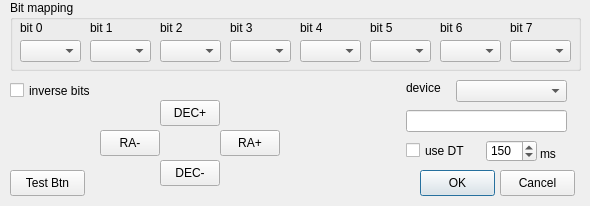
<?xml version="1.0" encoding="UTF-8"?>
<ui version="4.0">
 <class>setup_driverClass</class>
 <widget class="QDialog" name="setup_driverClass">
  <property name="geometry">
   <rect>
    <x>0</x>
    <y>0</y>
    <width>590</width>
    <height>206</height>
   </rect>
  </property>
  <property name="minimumSize">
   <size>
    <width>590</width>
    <height>206</height>
   </size>
  </property>
  <property name="maximumSize">
   <size>
    <width>590</width>
    <height>206</height>
   </size>
  </property>
  <property name="windowTitle">
   <string>setup_driver</string>
  </property>
  <property name="modal">
   <bool>true</bool>
  </property>
  <widget class="QGroupBox" name="bitGroupBox">
   <property name="geometry">
    <rect>
     <x>10</x>
     <y>0</y>
     <width>571</width>
     <height>71</height>
    </rect>
   </property>
   <property name="title">
    <string>Bit mapping</string>
   </property>
   <widget class="QComboBox" name="bitBox0">
    <property name="geometry">
     <rect>
      <x>10</x>
      <y>40</y>
      <width>61</width>
      <height>22</height>
     </rect>
    </property>
   </widget>
   <widget class="QComboBox" name="bitBox5">
    <property name="geometry">
     <rect>
      <x>360</x>
      <y>40</y>
      <width>61</width>
      <height>22</height>
     </rect>
    </property>
   </widget>
   <widget class="QComboBox" name="bitBox4">
    <property name="geometry">
     <rect>
      <x>290</x>
      <y>40</y>
      <width>61</width>
      <height>22</height>
     </rect>
    </property>
   </widget>
   <widget class="QComboBox" name="bitBox2">
    <property name="geometry">
     <rect>
      <x>150</x>
      <y>40</y>
      <width>61</width>
      <height>22</height>
     </rect>
    </property>
   </widget>
   <widget class="QComboBox" name="bitBox6">
    <property name="geometry">
     <rect>
      <x>430</x>
      <y>40</y>
      <width>61</width>
      <height>22</height>
     </rect>
    </property>
   </widget>
   <widget class="QComboBox" name="bitBox7">
    <property name="geometry">
     <rect>
      <x>500</x>
      <y>40</y>
      <width>61</width>
      <height>22</height>
     </rect>
    </property>
   </widget>
   <widget class="QComboBox" name="bitBox1">
    <property name="geometry">
     <rect>
      <x>80</x>
      <y>40</y>
      <width>61</width>
      <height>22</height>
     </rect>
    </property>
   </widget>
   <widget class="QComboBox" name="bitBox3">
    <property name="geometry">
     <rect>
      <x>220</x>
      <y>40</y>
      <width>61</width>
      <height>22</height>
     </rect>
    </property>
   </widget>
   <widget class="QLabel" name="label">
    <property name="geometry">
     <rect>
      <x>10</x>
      <y>20</y>
      <width>31</width>
      <height>16</height>
     </rect>
    </property>
    <property name="text">
     <string>bit 0</string>
    </property>
   </widget>
   <widget class="QLabel" name="label_2">
    <property name="geometry">
     <rect>
      <x>80</x>
      <y>20</y>
      <width>31</width>
      <height>16</height>
     </rect>
    </property>
    <property name="text">
     <string>bit 1</string>
    </property>
   </widget>
   <widget class="QLabel" name="label_3">
    <property name="geometry">
     <rect>
      <x>150</x>
      <y>20</y>
      <width>31</width>
      <height>16</height>
     </rect>
    </property>
    <property name="text">
     <string>bit 2</string>
    </property>
   </widget>
   <widget class="QLabel" name="label_4">
    <property name="geometry">
     <rect>
      <x>220</x>
      <y>20</y>
      <width>31</width>
      <height>16</height>
     </rect>
    </property>
    <property name="text">
     <string>bit 3</string>
    </property>
   </widget>
   <widget class="QLabel" name="label_5">
    <property name="geometry">
     <rect>
      <x>290</x>
      <y>20</y>
      <width>31</width>
      <height>16</height>
     </rect>
    </property>
    <property name="text">
     <string>bit 4</string>
    </property>
   </widget>
   <widget class="QLabel" name="label_6">
    <property name="geometry">
     <rect>
      <x>360</x>
      <y>20</y>
      <width>31</width>
      <height>16</height>
     </rect>
    </property>
    <property name="text">
     <string>bit 5</string>
    </property>
   </widget>
   <widget class="QLabel" name="label_7">
    <property name="geometry">
     <rect>
      <x>430</x>
      <y>20</y>
      <width>31</width>
      <height>16</height>
     </rect>
    </property>
    <property name="text">
     <string>bit 6</string>
    </property>
   </widget>
   <widget class="QLabel" name="label_8">
    <property name="geometry">
     <rect>
      <x>500</x>
      <y>20</y>
      <width>31</width>
      <height>16</height>
     </rect>
    </property>
    <property name="text">
     <string>bit 7</string>
    </property>
   </widget>
  </widget>
  <widget class="QCheckBox" name="inverseBits">
   <property name="geometry">
    <rect>
     <x>10</x>
     <y>80</y>
     <width>91</width>
     <height>21</height>
    </rect>
   </property>
   <property name="text">
    <string>inverse bits</string>
   </property>
  </widget>
  <widget class="QPushButton" name="DEC_INC_Button">
   <property name="geometry">
    <rect>
     <x>160</x>
     <y>100</y>
     <width>60</width>
     <height>26</height>
    </rect>
   </property>
   <property name="focusPolicy">
    <enum>Qt::NoFocus</enum>
   </property>
   <property name="text">
    <string>DEC+</string>
   </property>
   <property name="flat">
    <bool>false</bool>
   </property>
  </widget>
  <widget class="QPushButton" name="RA_INC_Button">
   <property name="geometry">
    <rect>
     <x>220</x>
     <y>130</y>
     <width>60</width>
     <height>26</height>
    </rect>
   </property>
   <property name="focusPolicy">
    <enum>Qt::NoFocus</enum>
   </property>
   <property name="text">
    <string>RA+</string>
   </property>
  </widget>
  <widget class="QPushButton" name="DEC_DEC_Button">
   <property name="geometry">
    <rect>
     <x>160</x>
     <y>160</y>
     <width>60</width>
     <height>26</height>
    </rect>
   </property>
   <property name="focusPolicy">
    <enum>Qt::NoFocus</enum>
   </property>
   <property name="text">
    <string>DEC-</string>
   </property>
  </widget>
  <widget class="QPushButton" name="RA_DEC_Button">
   <property name="geometry">
    <rect>
     <x>100</x>
     <y>130</y>
     <width>60</width>
     <height>26</height>
    </rect>
   </property>
   <property name="focusPolicy">
    <enum>Qt::NoFocus</enum>
   </property>
   <property name="text">
    <string>RA-</string>
   </property>
  </widget>
  <widget class="QPushButton" name="okButton">
   <property name="geometry">
    <rect>
     <x>420</x>
     <y>170</y>
     <width>75</width>
     <height>26</height>
    </rect>
   </property>
   <property name="text">
    <string>OK</string>
   </property>
   <property name="default">
    <bool>true</bool>
   </property>
  </widget>
  <widget class="QPushButton" name="cancelButton">
   <property name="geometry">
    <rect>
     <x>500</x>
     <y>170</y>
     <width>75</width>
     <height>26</height>
    </rect>
   </property>
   <property name="text">
    <string>Cancel</string>
   </property>
  </widget>
  <widget class="QLineEdit" name="lineEdit_IoDevice">
   <property name="geometry">
    <rect>
     <x>406</x>
     <y>110</y>
     <width>161</width>
     <height>22</height>
    </rect>
   </property>
   <property name="maxLength">
    <number>63</number>
   </property>
  </widget>
  <widget class="QLabel" name="label_9">
   <property name="geometry">
    <rect>
     <x>406</x>
     <y>80</y>
     <width>41</width>
     <height>16</height>
    </rect>
   </property>
   <property name="text">
    <string>device</string>
   </property>
  </widget>
  <widget class="QCheckBox" name="checkBox_UseDT">
   <property name="geometry">
    <rect>
     <x>406</x>
     <y>140</y>
     <width>71</width>
     <height>21</height>
    </rect>
   </property>
   <property name="text">
    <string>use DT</string>
   </property>
  </widget>
  <widget class="QSpinBox" name="spinBox_DT">
   <property name="geometry">
    <rect>
     <x>486</x>
     <y>140</y>
     <width>51</width>
     <height>22</height>
    </rect>
   </property>
   <property name="minimum">
    <number>20</number>
   </property>
   <property name="maximum">
    <number>1000</number>
   </property>
   <property name="value">
    <number>150</number>
   </property>
  </widget>
  <widget class="QLabel" name="label_10">
   <property name="geometry">
    <rect>
     <x>540</x>
     <y>146</y>
     <width>30</width>
     <height>16</height>
    </rect>
   </property>
   <property name="text">
    <string>ms</string>
   </property>
  </widget>
  <widget class="QPushButton" name="testButton">
   <property name="geometry">
    <rect>
     <x>10</x>
     <y>170</y>
     <width>75</width>
     <height>26</height>
    </rect>
   </property>
   <property name="text">
    <string>Test Btn</string>
   </property>
  </widget>
  <widget class="QComboBox" name="comboBox_DeviceList">
   <property name="geometry">
    <rect>
     <x>456</x>
     <y>80</y>
     <width>111</width>
     <height>22</height>
    </rect>
   </property>
  </widget>
 </widget>
 <layoutdefault spacing="6" margin="11"/>
 <tabstops>
  <tabstop>bitBox0</tabstop>
  <tabstop>bitBox1</tabstop>
  <tabstop>bitBox2</tabstop>
  <tabstop>bitBox3</tabstop>
  <tabstop>bitBox4</tabstop>
  <tabstop>bitBox5</tabstop>
  <tabstop>bitBox6</tabstop>
  <tabstop>bitBox7</tabstop>
  <tabstop>inverseBits</tabstop>
  <tabstop>comboBox_DeviceList</tabstop>
  <tabstop>lineEdit_IoDevice</tabstop>
  <tabstop>checkBox_UseDT</tabstop>
  <tabstop>spinBox_DT</tabstop>
  <tabstop>okButton</tabstop>
  <tabstop>cancelButton</tabstop>
  <tabstop>testButton</tabstop>
 </tabstops>
 <resources/>
 <connections/>
</ui>
